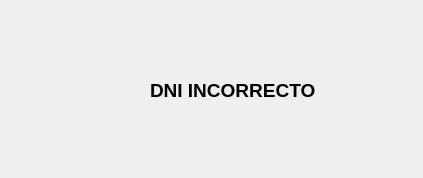
<?xml version="1.0" encoding="UTF-8"?>
<ui version="4.0">
 <class>ventDni</class>
 <widget class="QDialog" name="ventDni">
  <property name="geometry">
   <rect>
    <x>0</x>
    <y>0</y>
    <width>423</width>
    <height>178</height>
   </rect>
  </property>
  <property name="windowTitle">
   <string>Dialog</string>
  </property>
  <widget class="QLabel" name="label">
   <property name="geometry">
    <rect>
     <x>150</x>
     <y>50</y>
     <width>181</width>
     <height>81</height>
    </rect>
   </property>
   <property name="text">
    <string>&lt;html&gt;&lt;head/&gt;&lt;body&gt;&lt;p&gt;&lt;span style=&quot; font-size:14pt; font-weight:600;&quot;&gt;DNI INCORRECTO&lt;/span&gt;&lt;/p&gt;&lt;/body&gt;&lt;/html&gt;</string>
   </property>
  </widget>
  <widget class="QLabel" name="label_2">
   <property name="geometry">
    <rect>
     <x>70</x>
     <y>70</y>
     <width>31</width>
     <height>41</height>
    </rect>
   </property>
   <property name="text">
    <string>&lt;html&gt;&lt;head/&gt;&lt;body&gt;&lt;p&gt;&lt;img src=&quot;:/avidoDni/warning.jpg&quot;/&gt;&lt;/p&gt;&lt;/body&gt;&lt;/html&gt;</string>
   </property>
  </widget>
 </widget>
 <resources>
  <include location="img/avisoDni.qrc"/>
 </resources>
 <connections/>
</ui>
